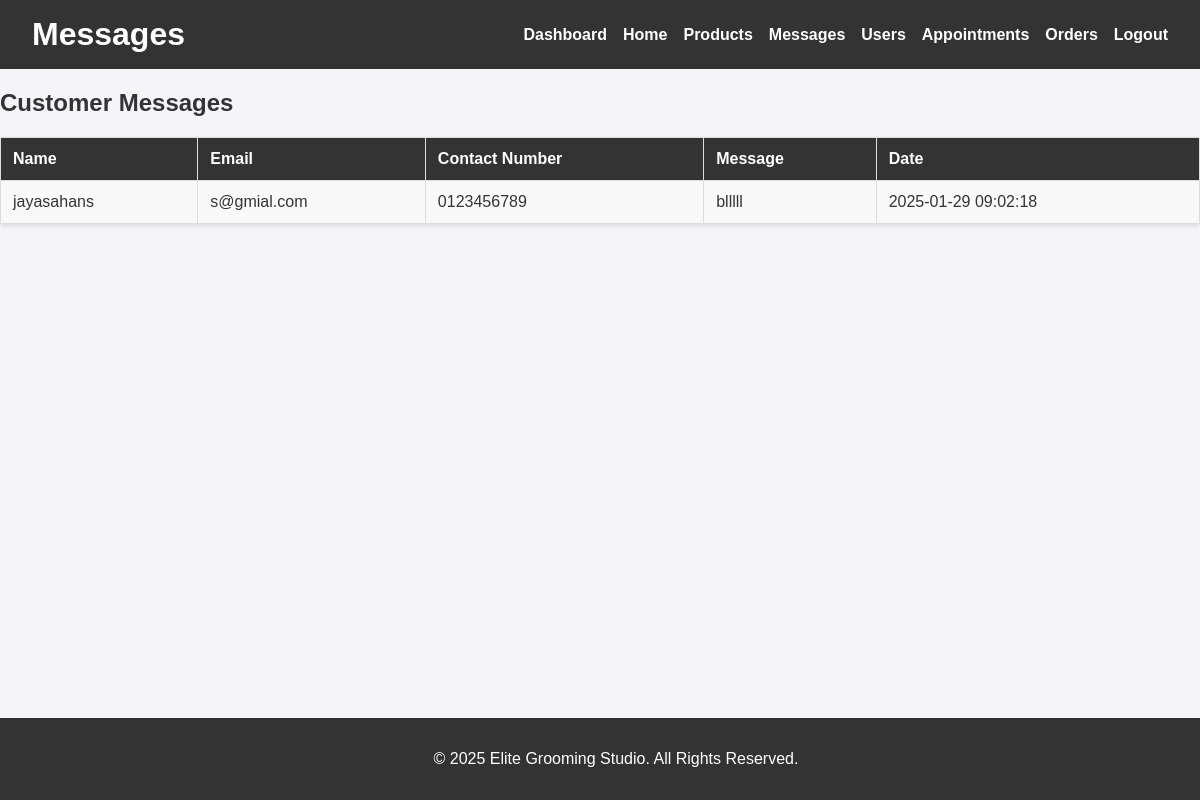
Page /admin/messages.php on the committed database.
### tables this page shows
CREATE TABLE `messages` (
  `name` varchar(30) NOT NULL,
  `email` varchar(20) NOT NULL,
  `contact` varchar(15) NOT NULL,
  `message` varchar(50) NOT NULL,
  `date` datetime NOT NULL
);

### admin/adminFunctions.php (called while the page is built, shortened)
<?php
function fetchMessages($conn)
{
    $stmt = $conn->query("SELECT name, email, contact, message, date FROM messages");
    return $stmt->fetchAll(PDO::FETCH_ASSOC);
}

### admin/messages.php (the view, shortened to what this page needs)
<?php
require_once 'adminFunctions.php';
$messages = fetchMessages($conn);
?>
<!DOCTYPE html>
<html lang="en">
<head>
    <link rel="stylesheet" href="adminPanel.css">
</head>
<body>
    <header class="admin-header">
        <h1>Messages</h1>
        <nav class="admin-nav">
            <ul>
                <li><a href="panelDash.php">Dashboard</a></li>
                <li><a href="/EGS/index.php">Home</a></li>
                <li><a href="products.php">Products</a></li>
                <li><a href="messages.php">Messages</a></li>
                <li><a href="users.php">Users</a></li>
                <li><a href="appointments.php">Appointments</a></li>
                <li><a href="orders.php">Orders</a></li>
                <li><a href="/EGS/pages/login.php">Logout</a></li>
            </ul>
        </nav>
    </header>
    <main>
        <h2>Customer Messages</h2>
        <table>
            <tr>
                <th>Name</th>
                <th>Email</th>
                <th>Contact Number</th>
                <th>Message</th>
                <th>Date</th>
            </tr>
            <?php foreach ($messages as $message): ?>
                <tr>
                    <td><?= htmlspecialchars($message['name']) ?></td>
                    <td><?= htmlspecialchars($message['email']) ?></td>
                    <td><?= htmlspecialchars($message['contact']) ?></td>
                    <td><?= htmlspecialchars($message['message']) ?></td>
                    <td><?= htmlspecialchars($message['date']) ?></td>
                </tr>
            <?php endforeach; ?>
        </table>
    </main>
    <footer class="admin-footer">
        <p>&copy; 2025 Elite Grooming Studio. All Rights Reserved.</p>
    </footer>
</body>
</html>

### admin/adminPanel.css (style rules this page uses)
body { font-family: Arial, sans-serif; margin: 0; padding: 0; background-color: #f4f4f9; color: #333; }
.admin-header { background-color: #333; color: white; padding: 1rem 2rem; display: flex; justify-content: space-between; align-items: center; }
.admin-header h1 { margin: 0; }
.admin-nav ul { list-style: none; margin: 0; padding: 0; display: flex; gap: 1rem; }
.admin-nav ul li { display: inline; }
.admin-nav ul li a { color: white; text-decoration: none; font-weight: bold; }
table { width: 100%; border-collapse: collapse; margin-top: 1rem; background-color: white; box-shadow: 0 2px 4px rgba(0, 0, 0, 0.1); }
table th, table td { padding: 0.75rem; text-align: left; border: 1px solid #ddd; }
table th { background-color: #333; color: white; }
table tr:nth-child(even) { background-color: #f9f9f9; }
.admin-footer { text-align: center; padding: 1rem; background-color: #333; color: white; position: fixed; bottom: 0; width: 100%; }

### rows in the picture
messages: name "jayasahans", email "s@gmial.com", contact "0123456789", message "blllll", date "2025-01-29 09:02:18"
